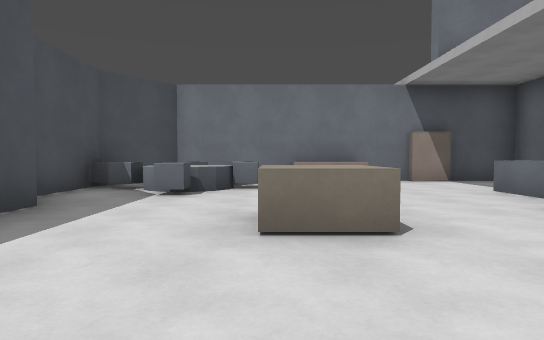
View 1 (above)

12 first-person views from a walk through a Godot game level. The camera is 1.2 m above the floor, tilts 2° down and sees 75° across. The floor is counted in squares, 2 m on a side. Each view is taken from the middle of a square. On the plan, view 1 faces up. The plan holds only what a view shows up to about 10 squares ahead; the rest is blank. The place goes on beyond the plan. Surface patterns are stand-ins for the level's own textures.

View 2
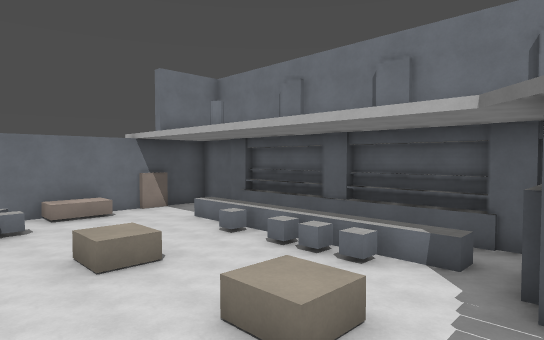

View 3
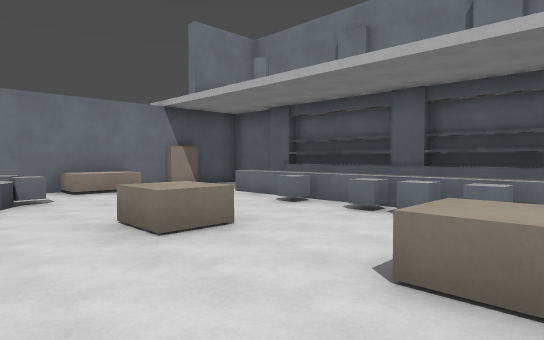

View 4
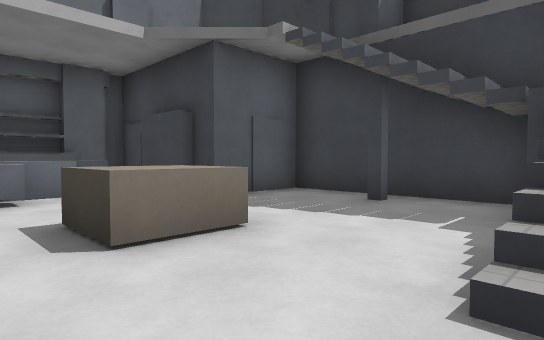

View 5
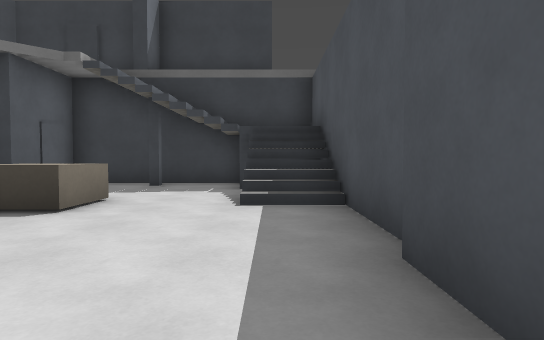

View 6
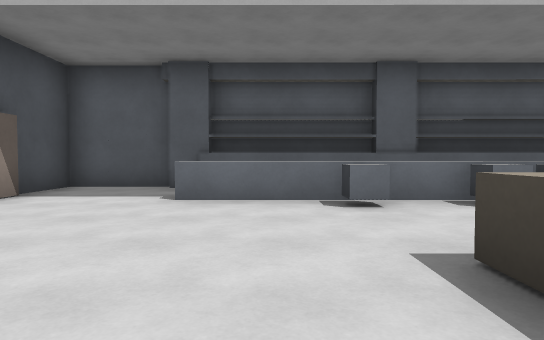

View 7
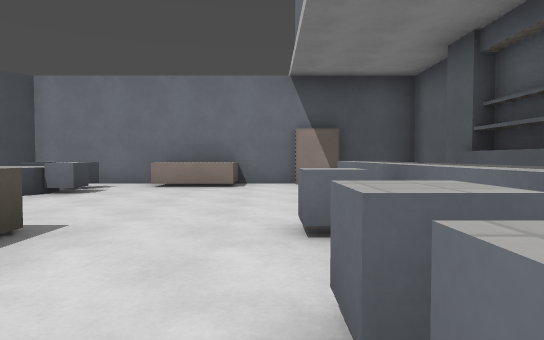

View 8
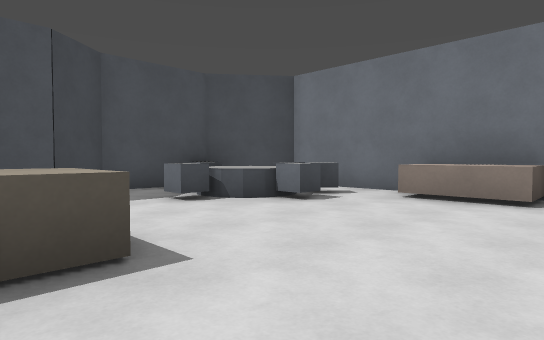

View 9
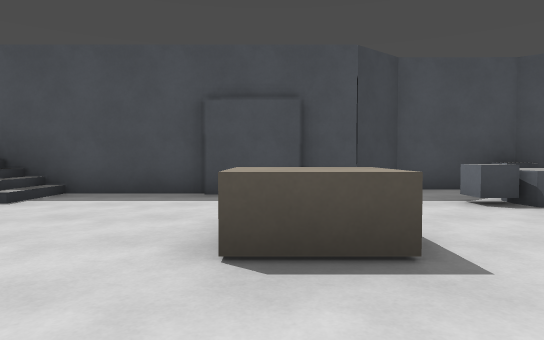

View 10
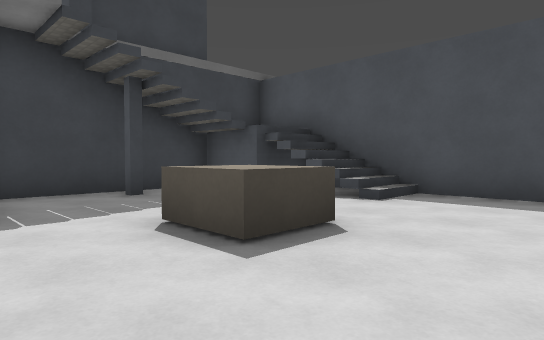

View 11
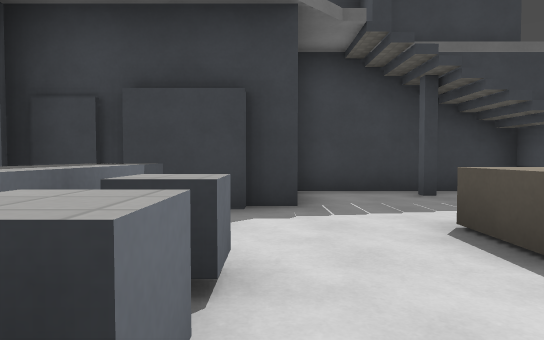

View 12
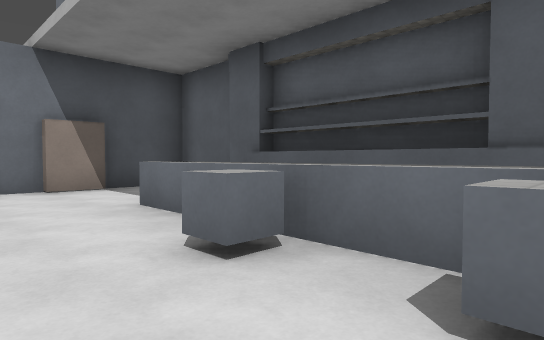

### Floor plan
Key: @ floor where view 1 was taken; # wall or solid block; x gap in a wall; . main floor; : floor 2.5 m higher than the main floor; / step, stairs or slope; = window, fence, low wall or low ledge; ^ raised ledge; B block; O other object.
Columns run from 4 left of view 1 to 7 right of it. Each row starts with its distance up from view 1.
 10   ### ######
  9  #...O#.O..#
  8 ##^^=......#
  7 #^^^......##
  6 #..=....^.#
  5 #.......^.#
  4 ##......^.#
  3  #..BB..^.#
  2  #......^.#
  1  #......^.#
  0  #..@B..^.#
 -1  #/..B..^.##
 -2  #/.....x..#
 -3  #/....#####
 -4  #:....#
 -5   ######

Positions as (right, up) in squares from view 1, and headings:
1: (0, 0), facing up
2: (-2, -3), facing up-right
3: (-2, -1), facing up-right
4: (-2, 1), facing down-right
5: (-2, 4), facing down
6: (-1, 5), facing right
7: (3, 1), facing up
8: (3, 3), facing up-left
9: (3, 3), facing left
10: (3, 2), facing down-left
11: (3, 2), facing down
12: (2, 2), facing up-right
